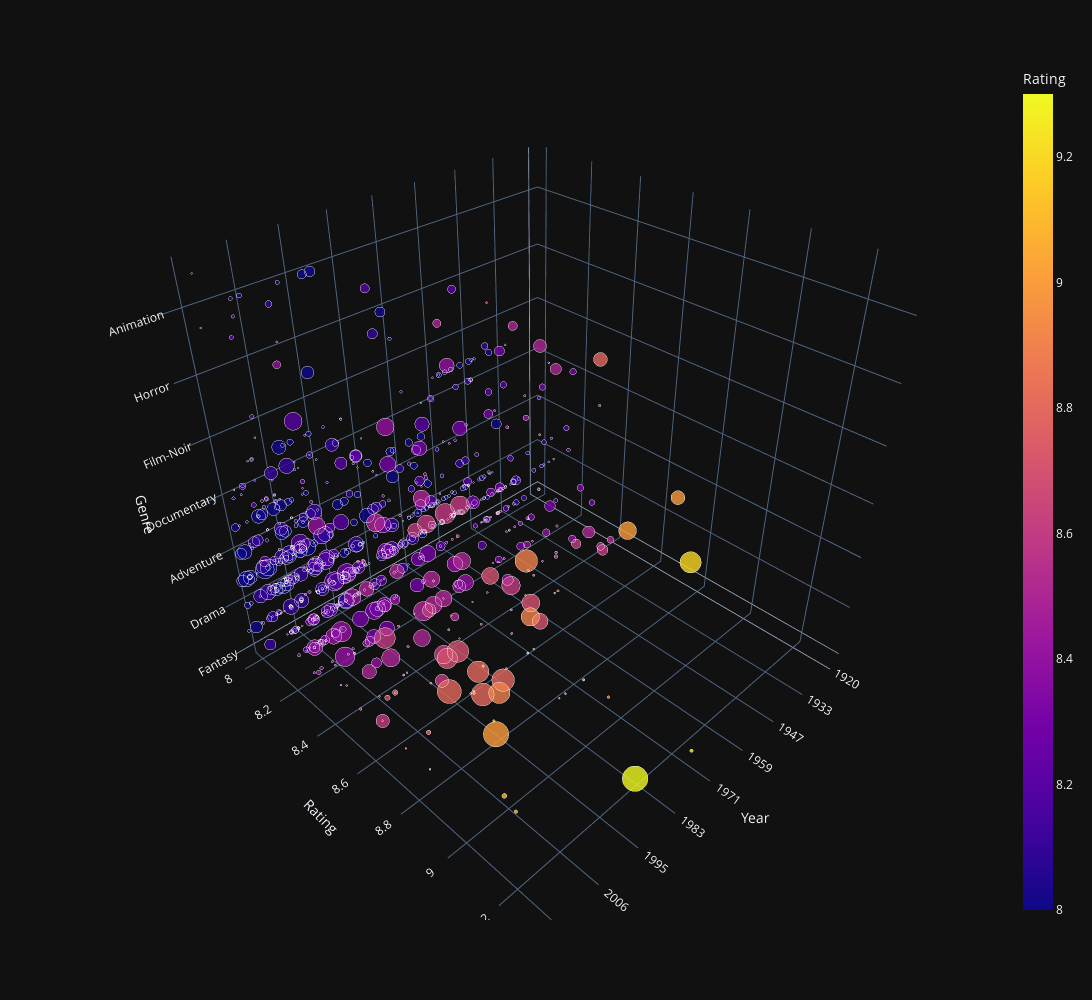

Notebook source saved alongside this figure:
### Code cell
fig = px.scatter_3d(movies_ratings_top, 
    x='startYear', 
    y='averageRating', 
    z='mainGenre', 
    color='averageRating', 
    size='numVotes', 
    opacity = 0.8,
    labels={
        'startYear': 'Year',
        'averageRating': 'Rating',
        'mainGenre': 'Genre',
        'numVotes': 'Number of Votes'
    }, 
    size_max=25,
    template='plotly_dark'
)


fig.update_layout(width=1300, height=1000)
fig.show()

### Figure 1 — Plotly figure (JSON) as saved in the notebook; plotly's stock layout.template omitted (floating-point values rounded to 4 significant figures; data arrays with more than 128 entries replaced by an {"elided": "..."} marker saying what was removed)
{"data": [{"hovertemplate": "Year=%{x}<br>Rating=%{marker.color}<br>Genre=%{z}<br>Number of Votes=%{marker.size}<extra></extra>", "legendgroup": "", "marker": {"color": {"elided": "757 float values"}, "coloraxis": "coloraxis", "opacity": 0.8, "size": {"elided": "757 int values"}, "sizemode": "area", "sizeref": 3967.0, "symbol": "circle"}, "mode": "markers", "name": "", "scene": "scene", "showlegend": false, "type": "scatter3d", "x": {"elided": "757 str values"}, "y": {"elided": "757 float values"}, "z": {"elided": "757 str values"}}], "layout": {"coloraxis": {"colorbar": {"title": {"text": "Rating"}}, "colorscale": [[0, "#0d0887"], [0.1111, "#46039f"], [0.2222, "#7201a8"], [0.3333, "#9c179e"], [0.4444, "#bd3786"], [0.5556, "#d8576b"], [0.6667, "#ed7953"], [0.7778, "#fb9f3a"], [0.8889, "#fdca26"], [1, "#f0f921"]]}, "height": 1000, "legend": {"itemsizing": "constant", "tracegroupgap": 0}, "margin": {"t": 60}, "scene": {"domain": {"x": [0, 1], "y": [0, 1]}, "xaxis": {"title": {"text": "Year"}}, "yaxis": {"title": {"text": "Rating"}}, "zaxis": {"title": {"text": "Genre"}}}, "width": 1300}}
